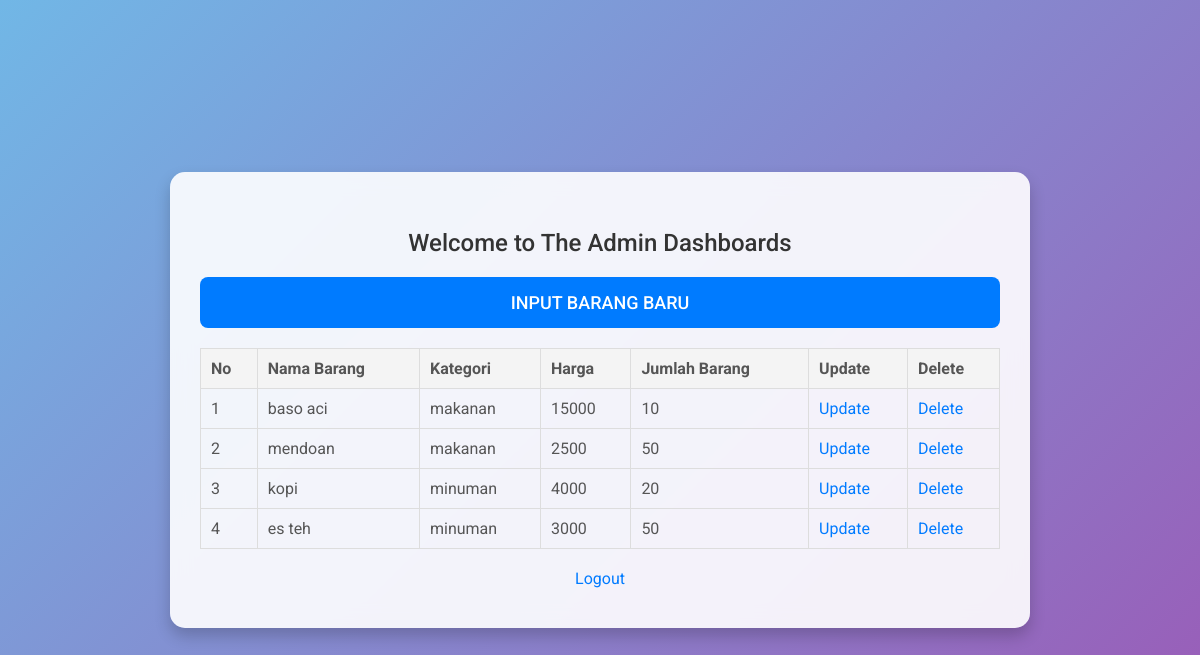
Screenshot of /home_admin.php with the database file from the repository.
### tables this page shows
CREATE TABLE IF NOT EXISTS `barang` (
  `id_barang` int NOT NULL AUTO_INCREMENT,
  `nama_barang` varchar(100) NOT NULL,
  `kategori` varchar(50) NOT NULL,
  `harga` int NOT NULL DEFAULT '0',
  `jumlah_barang` varchar(1000) NOT NULL DEFAULT '0',
  PRIMARY KEY (`id_barang`)
);

### home_admin.php (the view, shortened to what this page needs)
<?php
include "koneksi.php";
?>
<!DOCTYPE html>
<html lang="en">
<head>
    <link rel="stylesheet" href="home_admin.css">
</head>
<body>
    <div class="container">
        <h1>Welcome to The Admin Dashboards</h1>
        <div class="card">
            <a href="form_input.php">Input Barang Baru</a>
        </div>
        <?php
        $no = 1;
        $query = "SELECT * FROM barang ";
        $dt_query = $koneksi->query($query);
        ?>
        <table>
            <thead>
                <tr>
                    <th>No</th>
                    <th>Nama Barang</th>
                    <th>Kategori</th>
                    <th>Harga</th>
                    <th>Jumlah Barang</th>
                    <th>Update</th>
                    <th>Delete</th>
                </tr>
            </thead>
            <tbody>
                <?php
                while ($dt_barang = $dt_query->fetch_array()) {
                ?>
                    <tr>
                        <td><?php echo $no++; ?></td>
                        <td><?php echo $dt_barang['nama_barang']; ?></td>
                        <td><?php echo $dt_barang['kategori']; ?></td>
                        <td><?php echo $dt_barang['harga']; ?></td>
                        <td><?php echo $dt_barang['jumlah_barang']; ?></td>
                        <td><a href="form_update.php?id=<?php echo $dt_barang['id_barang']; ?>">Update</a></td>
                        <td><a href='aksi_delete.php?id=<?php echo $dt_barang['id_barang']; ?>'>Delete</a></td>
                    </tr>
                <?php
                }
                ?>
            </tbody>
        </table>
        <a class="logout" href='logout.php'>Logout</a>
    </div>
</body>
</html>

### koneksi.php (shortened to what this page needs)
<!DOCTYPE html>
<html lang="en">
<head>
</head>
<body>
</body>
</html>

### home_admin.css (style rules this page uses)
body { font-family: 'Roboto', sans-serif; background: linear-gradient(135deg, #71b7e6, #9b59b6); display: flex; justify-content: center; align-items: center; height: 100vh; margin: 0; animation: backgroundAnimation 10s ease infinite; }
.container { background-color: rgba(255, 255, 255, 0.9); padding: 40px 30px; border-radius: 15px; box-shadow: 0 8px 16px rgba(0, 0, 0, 0.2); width: 100%; max-width: 800px; text-align: center; backdrop-filter: blur(10px); animation: containerFadeIn 1.5s ease-out; }
h1 { margin-bottom: 20px; color: #333; font-size: 24px; font-weight: 500; animation: textFadeIn 1.5s ease-out; }
.card { background-color: #007bff; color: #fff; padding: 15px; text-align: center; border-radius: 8px; margin-bottom: 20px; text-transform: uppercase; font-weight: 500; cursor: pointer; transition: background-color 0.3s, transform 0.3s; }
.card a { color: #fff; text-decoration: none; font-size: 18px; display: block; }
table { width: 100%; border-collapse: collapse; margin-bottom: 20px; animation: tableFadeIn 1.5s ease-out; }
table, th, td { border: 1px solid #ddd; }
th, td { padding: 10px; text-align: left; color: #555; }
th { background-color: #f4f4f4; }
a { color: #007bff; text-decoration: none; transition: color 0.3s, transform 0.3s; }
.logout { display: block; text-align: center; margin-top: 20px; color: #007bff; font-size: 16px; cursor: pointer; }

### rows the page displays
barang: nama_barang "baso aci", kategori "makanan", harga "15000", jumlah_barang "10"
barang: nama_barang "mendoan", kategori "makanan", harga "2500", jumlah_barang "50"
barang: nama_barang "kopi", kategori "minuman", harga "4000", jumlah_barang "20"
barang: nama_barang "es teh", kategori "minuman", harga "3000", jumlah_barang "50"
